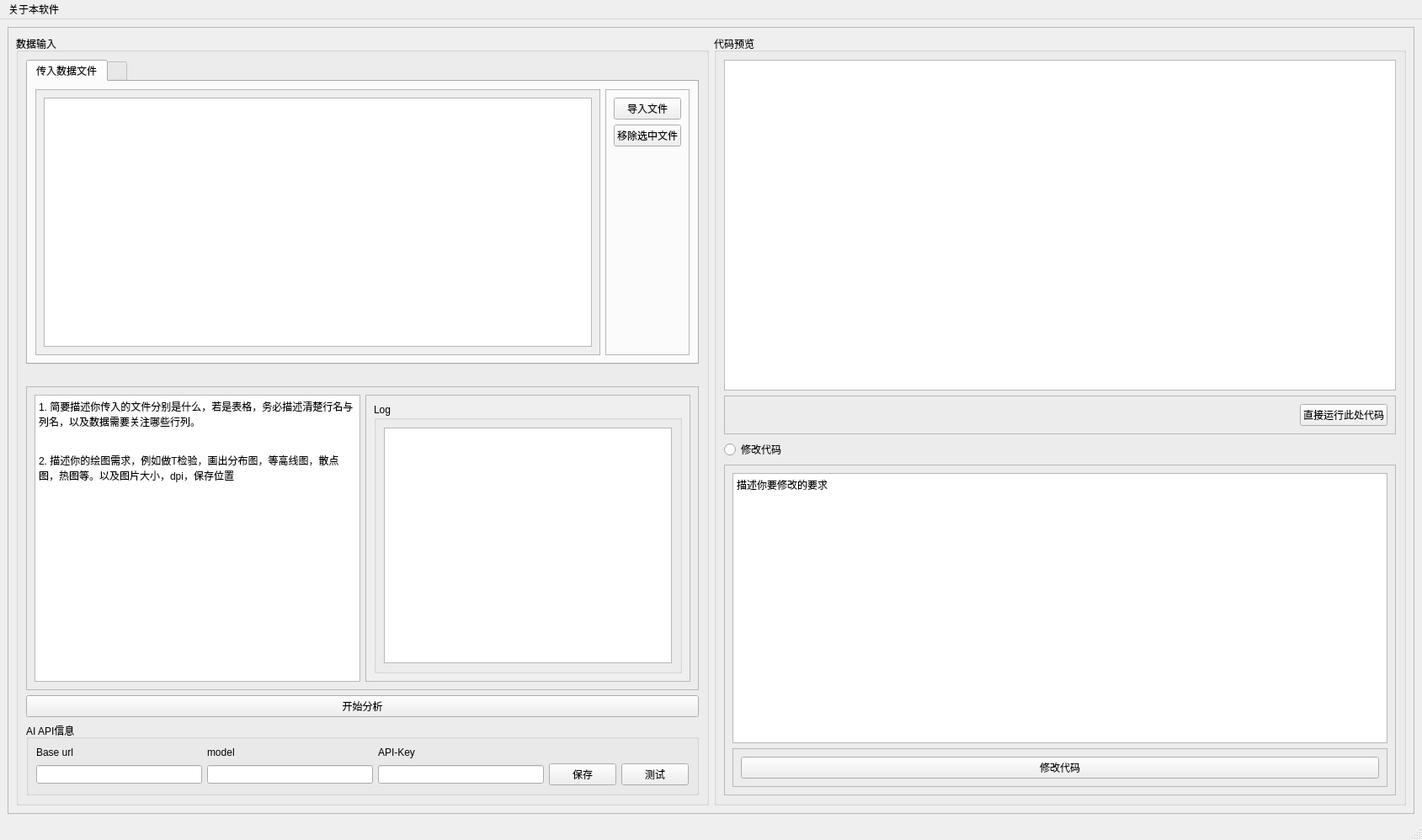
<?xml version="1.0" encoding="UTF-8"?>
<ui version="4.0">
 <class>MainWindow</class>
 <widget class="QMainWindow" name="MainWindow">
  <property name="geometry">
   <rect>
    <x>0</x>
    <y>0</y>
    <width>1689</width>
    <height>998</height>
   </rect>
  </property>
  <property name="windowTitle">
   <string>DumbDrawPhD</string>
  </property>
  <property name="windowIcon">
   <iconset theme="QIcon::ThemeIcon::Computer"/>
  </property>
  <widget class="QWidget" name="centralwidget">
   <layout class="QHBoxLayout" name="horizontalLayout_8">
    <item>
     <widget class="QFrame" name="frame_5">
      <property name="frameShape">
       <enum>QFrame::Shape::StyledPanel</enum>
      </property>
      <property name="frameShadow">
       <enum>QFrame::Shadow::Raised</enum>
      </property>
      <layout class="QHBoxLayout" name="horizontalLayout_7">
       <item>
        <widget class="QGroupBox" name="groupBox">
         <property name="acceptDrops">
          <bool>true</bool>
         </property>
         <property name="title">
          <string>数据输入</string>
         </property>
         <layout class="QVBoxLayout" name="verticalLayout_4">
          <item>
           <widget class="QTabWidget" name="tabWidget">
            <property name="acceptDrops">
             <bool>true</bool>
            </property>
            <property name="currentIndex">
             <number>0</number>
            </property>
            <widget class="QWidget" name="tab">
             <attribute name="title">
              <string>传入数据文件</string>
             </attribute>
             <layout class="QHBoxLayout" name="horizontalLayout_4">
              <item>
               <widget class="QScrollArea" name="scrollArea_2">
                <property name="widgetResizable">
                 <bool>true</bool>
                </property>
                <widget class="QWidget" name="scrollAreaWidgetContents_2">
                 <property name="geometry">
                  <rect>
                   <x>0</x>
                   <y>0</y>
                   <width>656</width>
                   <height>307</height>
                  </rect>
                 </property>
                 <layout class="QHBoxLayout" name="horizontalLayout_3">
                  <item>
                   <widget class="QListWidget" name="listWidget_files">
                    <property name="acceptDrops">
                     <bool>true</bool>
                    </property>
                   </widget>
                  </item>
                 </layout>
                </widget>
               </widget>
              </item>
              <item>
               <widget class="QFrame" name="frame_2">
                <property name="frameShape">
                 <enum>QFrame::Shape::StyledPanel</enum>
                </property>
                <property name="frameShadow">
                 <enum>QFrame::Shadow::Raised</enum>
                </property>
                <layout class="QVBoxLayout" name="verticalLayout_2">
                 <item>
                  <widget class="QPushButton" name="pushButton_import">
                   <property name="text">
                    <string>导入文件</string>
                   </property>
                  </widget>
                 </item>
                 <item>
                  <widget class="QPushButton" name="pushButton_remove">
                   <property name="text">
                    <string>移除选中文件</string>
                   </property>
                  </widget>
                 </item>
                 <item>
                  <spacer name="verticalSpacer_2">
                   <property name="orientation">
                    <enum>Qt::Orientation::Vertical</enum>
                   </property>
                   <property name="sizeHint" stdset="0">
                    <size>
                     <width>20</width>
                     <height>222</height>
                    </size>
                   </property>
                  </spacer>
                 </item>
                </layout>
               </widget>
              </item>
             </layout>
            </widget>
            <widget class="QWidget" name="tab_2">
             <attribute name="title">
              <string/>
             </attribute>
             <layout class="QHBoxLayout" name="horizontalLayout"/>
            </widget>
           </widget>
          </item>
          <item>
           <spacer name="horizontalSpacer">
            <property name="orientation">
             <enum>Qt::Orientation::Horizontal</enum>
            </property>
            <property name="sizeHint" stdset="0">
             <size>
              <width>415</width>
              <height>20</height>
             </size>
            </property>
           </spacer>
          </item>
          <item>
           <widget class="QFrame" name="frame_6">
            <property name="frameShape">
             <enum>QFrame::Shape::StyledPanel</enum>
            </property>
            <property name="frameShadow">
             <enum>QFrame::Shadow::Raised</enum>
            </property>
            <layout class="QHBoxLayout" name="horizontalLayout_6">
             <item>
              <widget class="QPlainTextEdit" name="plainTextEdit_query">
               <property name="plainText">
                <string>1. 简要描述你传入的文件分别是什么，若是表格，务必描述清楚行名与列名，以及数据需要关注哪些行列。


2. 描述你的绘图需求，例如做T检验，画出分布图，等高线图，散点图，热图等。以及图片大小，dpi，保存位置</string>
               </property>
              </widget>
             </item>
             <item>
              <widget class="QScrollArea" name="scrollArea_3">
               <property name="widgetResizable">
                <bool>true</bool>
               </property>
               <widget class="QWidget" name="scrollAreaWidgetContents_3">
                <property name="geometry">
                 <rect>
                  <x>0</x>
                  <y>0</y>
                  <width>382</width>
                  <height>330</height>
                 </rect>
                </property>
                <layout class="QHBoxLayout" name="horizontalLayout_9">
                 <item>
                  <widget class="QGroupBox" name="groupBox_3">
                   <property name="title">
                    <string>Log</string>
                   </property>
                   <layout class="QHBoxLayout" name="horizontalLayout_10">
                    <item>
                     <widget class="QTextBrowser" name="textBrowser_log"/>
                    </item>
                   </layout>
                  </widget>
                 </item>
                </layout>
               </widget>
              </widget>
             </item>
            </layout>
           </widget>
          </item>
          <item>
           <widget class="QPushButton" name="pushButton_analyse">
            <property name="text">
             <string>开始分析</string>
            </property>
           </widget>
          </item>
          <item>
           <widget class="QGroupBox" name="groupBox_4">
            <property name="title">
             <string>AI API信息</string>
            </property>
            <layout class="QGridLayout" name="gridLayout">
             <item row="0" column="0">
              <widget class="QLabel" name="label">
               <property name="text">
                <string>Base url</string>
               </property>
              </widget>
             </item>
             <item row="2" column="0">
              <widget class="QLineEdit" name="lineEdit_baseurl"/>
             </item>
             <item row="2" column="4">
              <widget class="QPushButton" name="pushButton_save_api">
               <property name="text">
                <string>保存</string>
               </property>
              </widget>
             </item>
             <item row="0" column="2">
              <widget class="QLabel" name="label_3">
               <property name="text">
                <string>API-Key</string>
               </property>
              </widget>
             </item>
             <item row="2" column="2">
              <widget class="QLineEdit" name="lineEdit_key"/>
             </item>
             <item row="2" column="1">
              <widget class="QLineEdit" name="lineEdit_model"/>
             </item>
             <item row="0" column="1">
              <widget class="QLabel" name="label_2">
               <property name="text">
                <string>model</string>
               </property>
              </widget>
             </item>
             <item row="2" column="5">
              <widget class="QPushButton" name="pushButton_test_api">
               <property name="text">
                <string>测试</string>
               </property>
              </widget>
             </item>
            </layout>
           </widget>
          </item>
         </layout>
        </widget>
       </item>
       <item>
        <widget class="QGroupBox" name="groupBox_2">
         <property name="title">
          <string>代码预览</string>
         </property>
         <layout class="QVBoxLayout" name="verticalLayout_5">
          <item>
           <widget class="QPlainTextEdit" name="plainTextEdit_code"/>
          </item>
          <item>
           <widget class="QFrame" name="frame_4">
            <property name="frameShape">
             <enum>QFrame::Shape::StyledPanel</enum>
            </property>
            <property name="frameShadow">
             <enum>QFrame::Shadow::Raised</enum>
            </property>
            <layout class="QHBoxLayout" name="horizontalLayout_11">
             <item>
              <spacer name="horizontalSpacer_2">
               <property name="orientation">
                <enum>Qt::Orientation::Horizontal</enum>
               </property>
               <property name="sizeHint" stdset="0">
                <size>
                 <width>656</width>
                 <height>20</height>
                </size>
               </property>
              </spacer>
             </item>
             <item>
              <widget class="QPushButton" name="pushButton_run_code">
               <property name="text">
                <string>直接运行此处代码</string>
               </property>
              </widget>
             </item>
            </layout>
           </widget>
          </item>
          <item>
           <widget class="QRadioButton" name="radioButton_edit_code">
            <property name="text">
             <string>修改代码</string>
            </property>
            <property name="checked">
             <bool>false</bool>
            </property>
           </widget>
          </item>
          <item>
           <widget class="QFrame" name="frame_edit_code">
            <property name="enabled">
             <bool>true</bool>
            </property>
            <property name="frameShape">
             <enum>QFrame::Shape::StyledPanel</enum>
            </property>
            <property name="frameShadow">
             <enum>QFrame::Shadow::Raised</enum>
            </property>
            <layout class="QVBoxLayout" name="verticalLayout_3">
             <item>
              <widget class="QPlainTextEdit" name="plainTextEdit_edit_query">
               <property name="plainText">
                <string>描述你要修改的要求</string>
               </property>
              </widget>
             </item>
             <item>
              <widget class="QFrame" name="frame_3">
               <property name="frameShape">
                <enum>QFrame::Shape::StyledPanel</enum>
               </property>
               <property name="frameShadow">
                <enum>QFrame::Shadow::Raised</enum>
               </property>
               <layout class="QHBoxLayout" name="horizontalLayout_5">
                <item>
                 <widget class="QPushButton" name="pushButton_send_edit_query">
                  <property name="text">
                   <string>修改代码</string>
                  </property>
                 </widget>
                </item>
               </layout>
              </widget>
             </item>
            </layout>
           </widget>
          </item>
         </layout>
        </widget>
       </item>
      </layout>
     </widget>
    </item>
   </layout>
  </widget>
  <widget class="QMenuBar" name="menubar">
   <property name="geometry">
    <rect>
     <x>0</x>
     <y>0</y>
     <width>1689</width>
     <height>33</height>
    </rect>
   </property>
   <widget class="QMenu" name="menu">
    <property name="title">
     <string>关于本软件</string>
    </property>
    <addaction name="actionhelp"/>
    <addaction name="actionupdate"/>
   </widget>
   <addaction name="menu"/>
  </widget>
  <widget class="QStatusBar" name="statusbar"/>
  <action name="actionhelp">
   <property name="text">
    <string>help</string>
   </property>
  </action>
  <action name="actionupdate">
   <property name="text">
    <string>update</string>
   </property>
  </action>
 </widget>
 <resources/>
 <connections/>
</ui>
